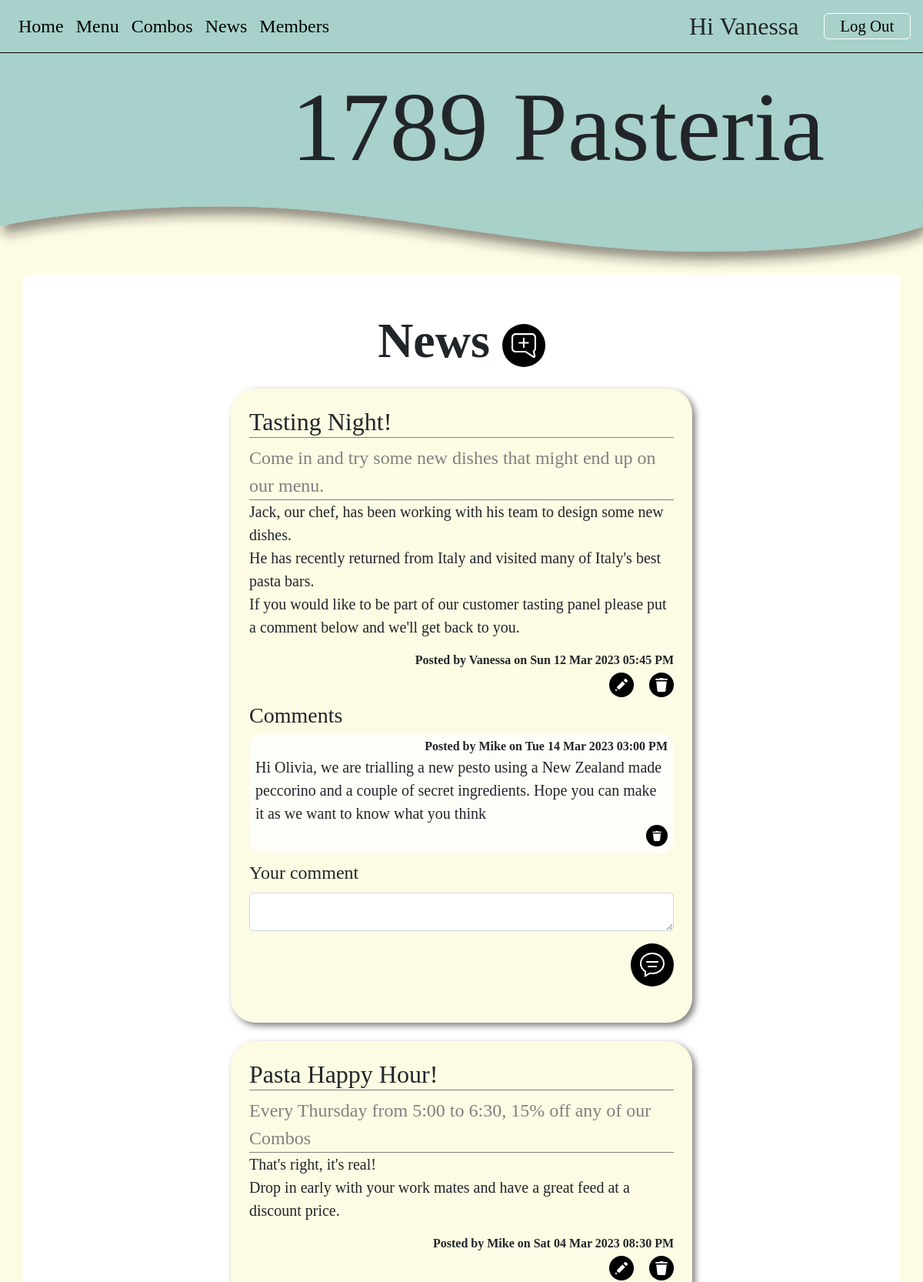
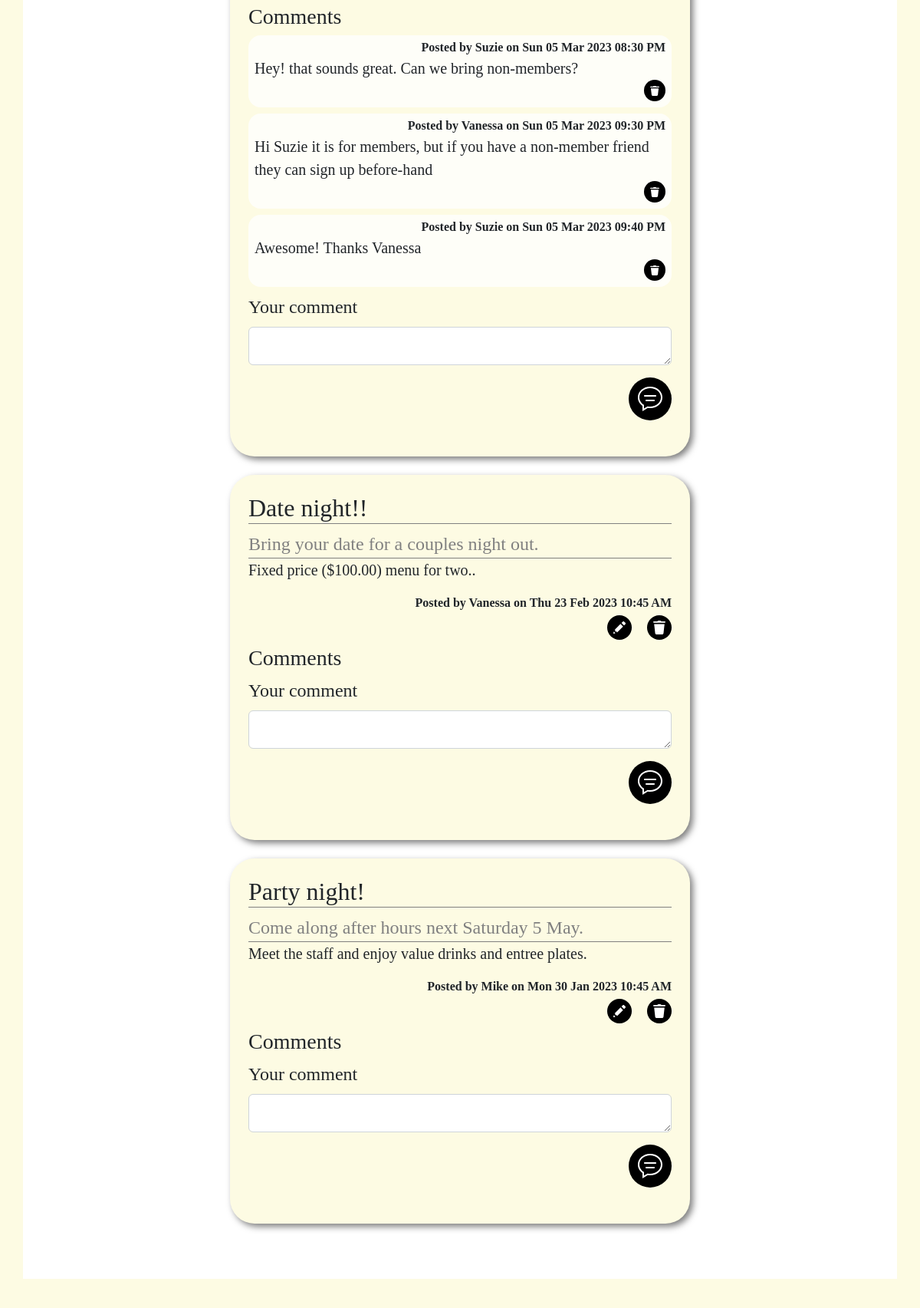
The app's page /news (signed in, upper part) with its own data (2 pictures, top to bottom).
### tables this page shows
CREATE TABLE member(
    member_id integer primary key autoincrement not null,
    name text not null,
    email text not null unique,
    bio text,
    password text not null,
    authorisation integer not null
);

CREATE TABLE news(
    news_id integer primary key autoincrement not null,
    title text not null unique,
    subtitle text not null unique,
    content text not null unique,
    newsdate date not null,
    member_id integer not null,
    foreign key(member_id) references member(member_id)
);

CREATE TABLE comment(
    comment_id integer primary key autoincrement not null,
    news_id integer not null,
    member_id integer not null,
    comment text not null unique,
    commentdate date not null,
    foreign key(news_id) references news(news_id),
    foreign key(member_id) references member(member_id)
);

### server.py (the view)
@app.route('/news')
def news():
    news_set = []
    sql="""select news.news_id,news.title,news.subtitle, news.content, news.newsdate, member.name
     from news
     join member on member.member_id = news.member_id
     order by newsdate desc
     """
    result = run_search_query_tuples(sql, (), db_path, True)
    for row in result:
        news_dict = {}
        for k in row.keys():
            news_dict[k] = row[k]
        sql = """select comment.comment_id, comment.comment, comment.commentdate, member.name, member.member_id
        from comment
        join member on comment.member_id = member.member_id
        where comment.news_id = ?
        order by comment.commentdate asc
        """
        values_tuple = (news_dict['news_id'],)
        result = run_search_query_tuples(sql,values_tuple, db_path, True)
        news_dict['comments'] = result
        news_set.append(news_dict)
    return render_template("news.html", news=news_set)

### db_functions.py (called while the page is built)
def run_search_query_tuples(sql_query, values_tuple, file_path, rowfactory=False):
    result = None
    try:
        db = sqlite3.connect(file_path)
        if rowfactory:
            db.row_factory = sqlite3.Row
        cursor = db.cursor()
        cursor.execute(sql_query, values_tuple)
        result = cursor.fetchall()
        cursor.close()
    except sqlite3.Error as error:
        print("Error running search query tuples: {}".format(error))
        return None
    db.close()
    if result is None:
        print("No search values were found")
    return result

### server.py (called while the page is built)
@app.template_filter()
def news_date(sqlite_dt):
    x = datetime.strptime(sqlite_dt, '%Y-%m-%d %H:%M:%S')
    return x.strftime("%a %d %b %Y %I:%M %p")

### templates/news.html (shortened to what this page needs)
{% extends "layout.html" %}
{% block banner %}
static/images/SVG/curve_slice.svg
{% endblock %}
{% block content %}
<div class="container-lg py-sm-5 py-1">
     <h1> News
    {% if session and session['authorisation'] == 0 %}
    <a class="icon-button post-button " href="{{ url_for('news_cud', id=0, task='add') }}"></a>
    {% endif %}
         </h1>
    {% for row in news %}
    <div class="news p-4 my-4">
    <h2> {{ row['title'] }}</h2>
        <div class="subtitle"> {{ row['subtitle'] }}</div>
        <p class="news-text"> {{ row['content'] | replace("\n", "<br>") | safe}} </p>
        <div class="news-meta">Posted by {{ row['name'] }} on {{ row['newsdate'] | news_date }}</div>
        {% if session and session['authorisation'] == 0 %}
        <div class="news-meta mt-1">
            <a class="icon-button edit-button" href="{{ url_for('news_cud', id=row['news_id'], task='update') }}"></a>
              <a class="icon-button delete-button" href="{{ url_for('news_cud', id=row['news_id'], task='delete') }}"></a>
        </div>
        {% endif %}
        <h3 id="{{ row['news_id'] }}">Comments</h3>
        {% for comment in row['comments'] %}
        <div class="comment">
             <div>Posted by {{comment['name']}} on {{ comment['commentdate'] | news_date }} </div>
            <div>{{ comment['comment'] }}</div>
            <div>
                {% if session['authorisation']== 0 or session['id'] == comment['member_id'] %}
                <a class="icon-button delete-button small-icon-button" href="{{ url_for('comment_cud', id=comment['comment_id'], task='delete') }}"></a>
                {% endif %}
            </div>
        </div>
        {% endfor %}
                <div>
            {% if session and session['authorisation'] in [0,1] %}
            <form action="{{url_for('comment_cud', news_id=row['news_id'], member_id=session['id'],task='add')}}" method="POST">
                <div>
                    <label for="comment" class="form-label">Your comment</label>
                    <textarea class="form-control" id="comment" name="comment" rows="1" required>{{content}}</textarea>
                </div>
                    <div class="text-end">
                    <button  type="submit" class="icon-button comment-btn" ></button>
                </div>
            </form>
                {% endif %}
        </div>
    </div>
    {% endfor %}
</div>
{% endblock %}

### templates/layout.html (shortened to what this page needs)
<!DOCTYPE html>
<html lang="en">
<head>
<link href="https://cdn.jsdelivr.net/npm/bootstrap@5.2.3/dist/css/bootstrap.min.css" rel="stylesheet">
<link rel="stylesheet" href="static/styles.css">
</head>
<body>
 <div class="container-fluid">
     <nav class="navbar navbar-expand-lg px-3 py-2">
    <div class="collapse navbar-collapse" id="collapsibleNavbar">
      <ul class="navbar-nav">
        <li class="nav-item">
          <a class="nav-link" href="{{ url_for('index') }}">Home</a>
        </li>
        <li class="nav-item">
          <a class="nav-link" href="{{ url_for('menu') }}">Menu</a>
        </li>
        <li class="nav-item">
          <a class="nav-link" href="{{ url_for('combos') }}">Combos</a>
        </li>
        <li class="nav-item">
            <a class="nav-link" href="{{ url_for('news') }}">News</a>
        </li>
        <li class="nav-item">
            <a class="nav-link" href="{{ url_for('members') }}">Members</a>
        </li>
      </ul>
        <div class="ms-auto">
            {% if session %}
            <span class="body-text me-4" style="vertical-align: middle;">Hi {{ session['name'] }}  </span>
            <a class="nav-link btn btn-outline" href="{{ url_for('logout') }}">Log Out</a>
            {% else %}
            <a class="nav-link btn btn-outline" href="{{ url_for('signup') }}">Sign up</a>
            <a class="nav-link btn btn-outline" href="{{ url_for('login') }}">Log in</a>
            {% endif %}
        </div>
          </div>
</nav>
      <div class="banner-text"> 1789 Pasteria</div><img class="img-fluid" src="{% block banner %}{% endblock %}" alt="Banner">
</div>
{% block content %}
 {% endblock %}
</body>
</html>

### static/styles.css (style rules this page uses)
:root { --brand-paper: rgb(253,251,227); --brand-green: rgb(167,209,202); --brand-green-pale: rgb(223,237,224); }
body { font-family: 'Cormorant Garamond', serif; font-size: 100%; background-color: var(--brand-paper); margin:0; }
.body-text { font-size: 2em; text-align: center; }
.banner-text { font-family: 'Zen Antique Soft', serif; font-size: 8em; background-color: var(--brand-green); margin-bottom: -0.01em; padding:0 1em 0 0; text-align: right; }
h1 { font-size: 4em; text-align: center; font-weight: 600; margin: 0; }
h2 { border-bottom: 1px solid gray; }
.icon-button { background-size: 1rem; background-repeat: no-repeat; background-position: center center; background-color: rgb(0,0,0); display: inline-block; margin: 0 0 0 1rem; padding: 0em 0em; width: 2rem; height: 2rem; border-radius:5em; border: 0; cursor: pointer; box-sizing:border-box; text-align:center; }
.comment-btn { background-image: url("comment.svg"); background-size: 2rem; width: 3.5rem; height: 3.5rem; }
.edit-button { background-image: url("edit.svg"); }
.delete-button { background-image: url("delete.svg"); }
.post-button { background-image: url("post.svg"); vertical-align: middle; margin:0; background-size: 2rem; width: 3.5rem; height: 3.5rem; }
.small-icon-button { background-size: 0.75rem; width: 1.75rem; height: 1.75rem; }
.container-fluid { border: 0px solid blue; padding:0; }
.container-lg { border: 0px solid pink; background-color: rgb(255,255,255); overflow: auto; margin-bottom: 2.5em; }
.subtitle { font-size: 1.5em; border-bottom: 1px solid gray; color: gray; }
.news { max-width: 600px; margin: auto; background-color: var(--brand-paper); border-radius: 2em; filter: drop-shadow(0.25em 0.25em 0.25em rgba(0,0,0,0.5)); }
.news-text { font-size: 1.25em; }
.news-meta { text-align: end; font-weight: bold; }
.comment { background-color: rgba(255,255,255,0.75); border-radius: 1em; padding: 0.25em 0.5em 0.25em 0.5em; margin-bottom: 0.5em; }
.comment div:first-child { text-align: end; font-weight: bold; }
.comment div:nth-child(2) { font-size: 1.25em; }
.comment div:nth-child(3) { text-align: end; font-size: 0.5em; }
.navbar { background-color: var(--brand-green); border-bottom: 1px solid black; }
.nav-link { font-size: 1.5em; color:black; }
nav .btn-outline { display: inline-block; }
.btn-outline { border: 1px solid white; padding: 0 1em; }
label, input[type='text'], input[type='email'], input[type='password'], textarea { font-size: 1.5em !important; }
form div { margin-bottom: 1em; }
.btn { font-size: 1.3em; --bs-btn-padding-y:0.1em; }

### records on screen
member: name "Vanessa"
news: title "Tasting Night!", subtitle "Come in and try some new dishes that might end up on our menu.", content "Jack, our chef, has been working with his team to design some new dishes. He has recently returned from Italy and visited many of Italy's best pasta bars. If you would like to be part of our customer tasting panel please put a comment below and we'll get back to you.", name "Vanessa", newsdate|news_date "Sun 12 Mar 2023 05:45 PM"
comment: name "Mike", commentdate|news_date "Tue 14 Mar 2023 03:00 PM", comment "Hi Olivia, we are trialling a new pesto using a New Zealand made peccorino and a couple of secret ingredients. Hope you can make it as we want to know what you think"
news: title "Pasta Happy Hour!", subtitle "Every Thursday from 5:00 to 6:30, 15% off any of our Combos", content "That's right, it's real! Drop in early with your work mates and have a great feed at a discount price.", name "Mike", newsdate|news_date "Sat 04 Mar 2023 08:30 PM"
comment: name "Suzie", commentdate|news_date "Sun 05 Mar 2023 08:30 PM", comment "Hey! that sounds great. Can we bring non-members?"
comment: name "Vanessa", commentdate|news_date "Sun 05 Mar 2023 09:30 PM", comment "Hi Suzie it is for members, but if you have a non-member friend they can sign up before-hand"
comment: name "Suzie", commentdate|news_date "Sun 05 Mar 2023 09:40 PM", comment "Awesome! Thanks Vanessa"
news: title "Date night!!", subtitle "Bring your date for a couples night out.", content "Fixed price ($100.00) menu for two..", name "Vanessa", newsdate|news_date "Thu 23 Feb 2023 10:45 AM"
news: title "Party night!", subtitle "Come along after hours next Saturday 5 May.", content "Meet the staff and enjoy value drinks and entree plates.", name "Mike", newsdate|news_date "Mon 30 Jan 2023 10:45 AM"
